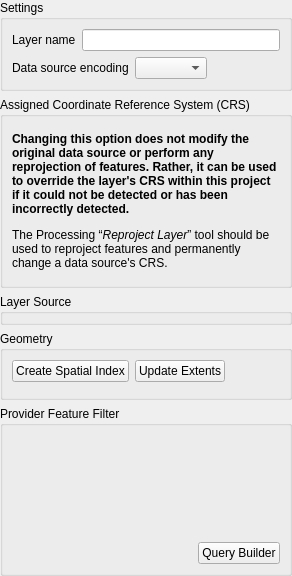
             <widget class="QWidget" name="scrollAreaWidgetContents_4">
              <property name="geometry">
               <rect>
                <x>0</x>
                <y>0</y>
                <width>292</width>
                <height>576</height>
               </rect>
              </property>
              <layout class="QVBoxLayout" name="verticalLayout_9">
               <property name="leftMargin">
                <number>0</number>
               </property>
               <property name="topMargin">
                <number>0</number>
               </property>
               <property name="rightMargin">
                <number>0</number>
               </property>
               <property name="bottomMargin">
                <number>0</number>
               </property>
               <item>
                <widget class="QgsCollapsibleGroupBox" name="groupBox_60">
                 <property name="title">
                  <string>Settings</string>
                 </property>
                 <layout class="QVBoxLayout" name="verticalLayout_260">
                  <item>
                   <layout class="QHBoxLayout" name="horizontalLayout_13">
                    <item>
                     <widget class="QLabel" name="label_6">
                      <property name="text">
                       <string>Layer name</string>
                      </property>
                     </widget>
                    </item>
                    <item>
                     <widget class="QLineEdit" name="mLayerOrigNameLineEdit"/>
                    </item>
                   </layout>
                  </item>
                  <item>
                   <widget class="QFrame" name="mDataSourceEncodingFrame">
                    <property name="frameShape">
                     <enum>QFrame::Shape::NoFrame</enum>
                    </property>
                    <property name="frameShadow">
                     <enum>QFrame::Shadow::Raised</enum>
                    </property>
                    <layout class="QHBoxLayout" name="horizontalLayout_4">
                     <property name="leftMargin">
                      <number>0</number>
                     </property>
                     <property name="topMargin">
                      <number>0</number>
                     </property>
                     <property name="rightMargin">
                      <number>0</number>
                     </property>
                     <property name="bottomMargin">
                      <number>0</number>
                     </property>
                     <item>
                      <widget class="QLabel" name="label_3">
                       <property name="sizePolicy">
                        <sizepolicy hsizetype="Maximum" vsizetype="Preferred">
                         <horstretch>0</horstretch>
                         <verstretch>0</verstretch>
                        </sizepolicy>
                       </property>
                       <property name="text">
                        <string>Data source encoding</string>
                       </property>
                      </widget>
                     </item>
                     <item>
                      <widget class="QComboBox" name="cboProviderEncoding"/>
                     </item>
                     <item>
                      <spacer name="horizontalSpacer_2">
                       <property name="orientation">
                        <enum>Qt::Orientation::Horizontal</enum>
                       </property>
                       <property name="sizeHint" stdset="0">
                        <size>
                         <width>0</width>
                         <height>20</height>
                        </size>
                       </property>
                      </spacer>
                     </item>
                    </layout>
                   </widget>
                  </item>
                 </layout>
                </widget>
               </item>
               <item>
                <widget class="QgsCollapsibleGroupBox" name="mCrsGroupBox">
                 <property name="focusPolicy">
                  <enum>Qt::FocusPolicy::StrongFocus</enum>
                 </property>
                 <property name="title">
                  <string>Assigned Coordinate Reference System (CRS)</string>
                 </property>
                 <property name="checkable">
                  <bool>false</bool>
                 </property>
                 <property name="syncGroup" stdset="0">
                  <string notr="true">vectorgeneral</string>
                 </property>
                 <layout class="QVBoxLayout" name="verticalLayout_28">
                  <property name="spacing">
                   <number>6</number>
                  </property>
                  <item>
                   <widget class="QgsProjectionSelectionWidget" name="mCrsSelector" native="true">
                    <property name="focusPolicy">
                     <enum>Qt::FocusPolicy::StrongFocus</enum>
                    </property>
                   </widget>
                  </item>
                  <item>
                   <widget class="QLabel" name="label_7">
                    <property name="text">
                     <string>&lt;html&gt;&lt;head/&gt;&lt;body&gt;&lt;p&gt;&lt;span style=&quot; font-weight:600;&quot;&gt;Changing this option does not modify the original data source or perform any reprojection of features. Rather, it can be used to override the layer's CRS within this project if it could not be detected or has been incorrectly detected.&lt;/span&gt;&lt;/p&gt;&lt;p&gt;The Processing “&lt;span style=&quot; font-style:italic;&quot;&gt;Reproject Layer&lt;/span&gt;” tool should be used to reproject features and permanently change a data source's CRS.&lt;/p&gt;&lt;/body&gt;&lt;/html&gt;</string>
                    </property>
                    <property name="textFormat">
                     <enum>Qt::TextFormat::RichText</enum>
                    </property>
                    <property name="wordWrap">
                     <bool>true</bool>
                    </property>
                   </widget>
                  </item>
                  <item>
                   <widget class="Line" name="line_2">
                    <property name="orientation">
                     <enum>Qt::Orientation::Vertical</enum>
                    </property>
                   </widget>
                  </item>
                 </layout>
                </widget>
               </item>
               <item>
                <widget class="QgsCollapsibleGroupBox" name="mSourceGroupBox">
                 <property name="title">
                  <string>Layer Source</string>
                 </property>
                </widget>
               </item>
               <item>
                <widget class="QgsCollapsibleGroupBox" name="mGeomGroupBox">
                 <property name="focusPolicy">
                  <enum>Qt::FocusPolicy::StrongFocus</enum>
                 </property>
                 <property name="title">
                  <string>Geometry </string>
                 </property>
                 <property name="checkable">
                  <bool>false</bool>
                 </property>
                 <property name="syncGroup" stdset="0">
                  <string notr="true">vectorgeneral</string>
                 </property>
                 <layout class="QVBoxLayout" name="verticalLayout_31">
                  <property name="spacing">
                   <number>6</number>
                  </property>
                  <item>
                   <layout class="QHBoxLayout" name="horizontalLayout_11">
                    <item>
                     <widget class="QPushButton" name="pbnIndex">
                      <property name="text">
                       <string>Create Spatial Index</string>
                      </property>
                     </widget>
                    </item>
                    <item>
                     <widget class="QPushButton" name="pbnUpdateExtents">
                      <property name="text">
                       <string>Update Extents</string>
                      </property>
                     </widget>
                    </item>
                    <item>
                     <spacer name="horizontalSpacer_10">
                      <property name="orientation">
                       <enum>Qt::Orientation::Horizontal</enum>
                      </property>
                      <property name="sizeHint" stdset="0">
                       <size>
                        <width>40</width>
                        <height>20</height>
                       </size>
                      </property>
                     </spacer>
                    </item>
                   </layout>
                  </item>
                  <item>
                   <widget class="Line" name="line_3">
                    <property name="orientation">
                     <enum>Qt::Orientation::Vertical</enum>
                    </property>
                   </widget>
                  </item>
                 </layout>
                </widget>
               </item>
               <item>
                <widget class="QgsCollapsibleGroupBox" name="mSubsetGroupBox">
                 <property name="sizePolicy">
                  <sizepolicy hsizetype="Preferred" vsizetype="Preferred">
                   <horstretch>0</horstretch>
                   <verstretch>3</verstretch>
                  </sizepolicy>
                 </property>
                 <property name="title">
                  <string>Provider Feature Filter</string>
                 </property>
                 <layout class="QGridLayout" name="gridLayout_4">
                  <item row="1" column="1">
                   <widget class="QPushButton" name="pbnQueryBuilder">
                    <property name="text">
                     <string>Query Builder</string>
                    </property>
                   </widget>
                  </item>
                  <item row="1" column="0">
                   <spacer>
                    <property name="orientation">
                     <enum>Qt::Orientation::Horizontal</enum>
                    </property>
                    <property name="sizeType">
                     <enum>QSizePolicy::Policy::Expanding</enum>
                    </property>
                    <property name="sizeHint" stdset="0">
                     <size>
                      <width>0</width>
                      <height>21</height>
                     </size>
                    </property>
                   </spacer>
                  </item>
                  <item row="0" column="0" colspan="2">
                   <widget class="QgsCodeEditorSQL" name="txtSubsetSQL" native="true"/>
                  </item>
                 </layout>
                </widget>
               </item>
               <item>
                <spacer name="verticalSpacer_3">
                 <property name="orientation">
                  <enum>Qt::Orientation::Vertical</enum>
                 </property>
                 <property name="sizeHint" stdset="0">
                  <size>
                   <width>20</width>
                   <height>0</height>
                  </size>
                 </property>
                </spacer>
               </item>
              </layout>
             </widget>
